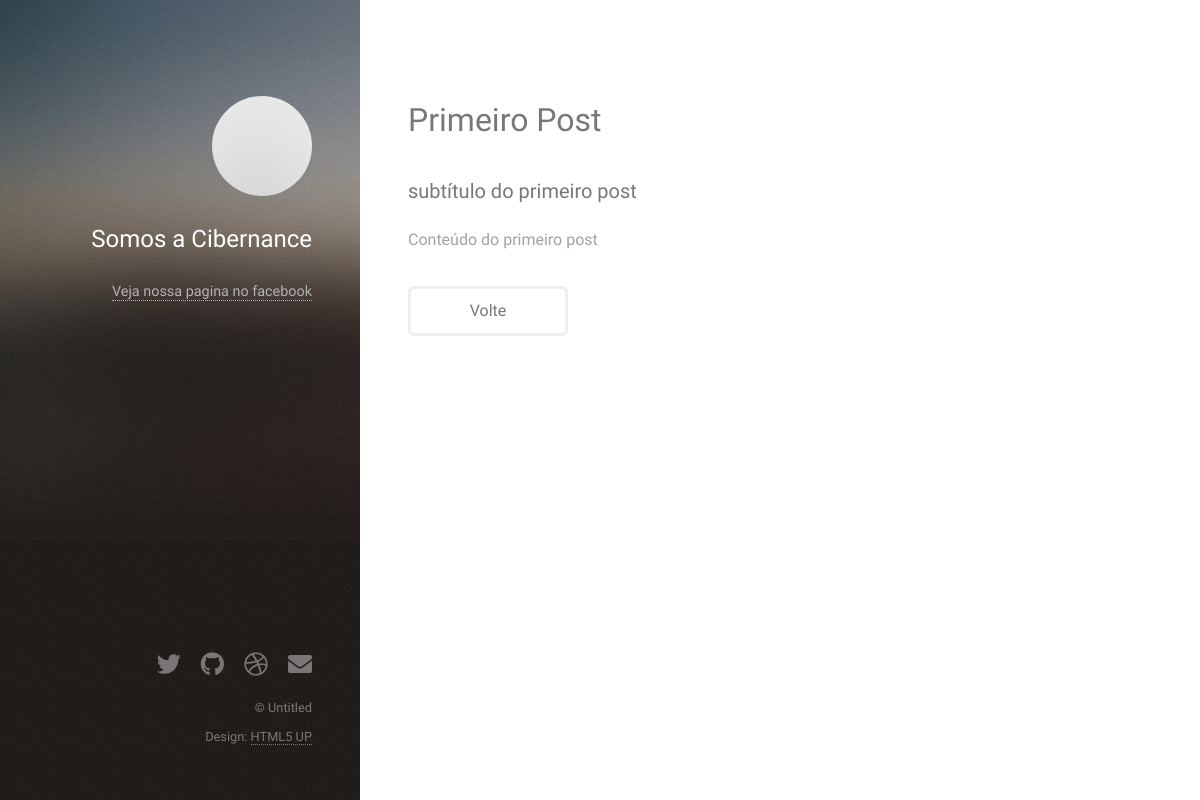
The page /blog/post/1/ on the database as committed earlier.
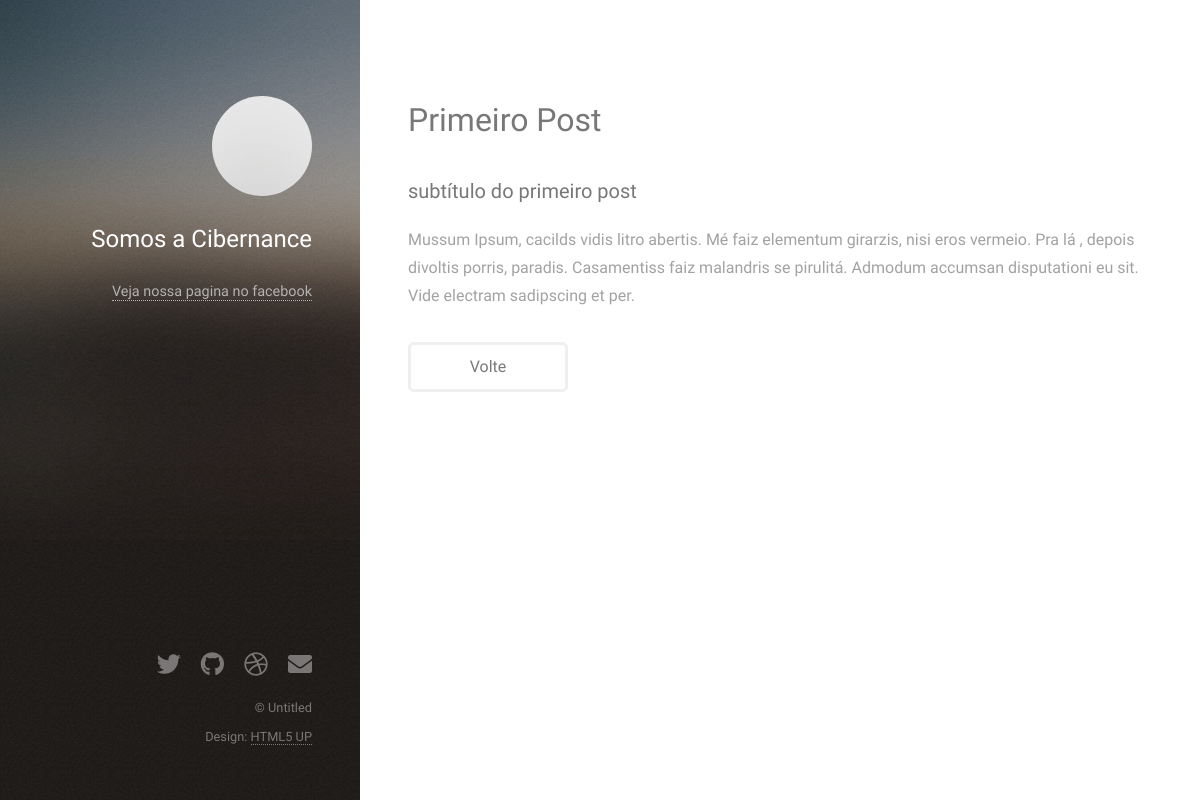
The same page on the database as committed later.
### website/models.py (models this page shows, shortened)
class Post(models.Model):
    title     = models.CharField(max_length=100)
    sub_title = models.CharField(max_length=200)
    content   = models.TextField()
    categories= models.CharField(
        max_length = 2,
        choices    = Categorias.choices,
        default    = Categorias.GR
    )
    deleted   = models.BooleanField(default=True)
    def full_name(self):
        return self.title + self.sub_title
    full_name.admin_order_field = 'title'

### website/views.py (the view)
# urls.py: path('post/<int:id>/', post_detail, name='post_detail'),
def post_detail(request, id):
    post = Post.objects.get(id=id)
    return render(request, 'post_detail.html', {'post': post})

### website/Templates/post_detail.html (shortened to what this page needs)
{% load static %}
<!DOCTYPE HTML>
<html lang="pt-BR">
	<head>
		<link rel="stylesheet" href="{% static 'assets/css/main.css' %}" />
	</head>
	<body class="is-preload">
			<header id="header">
				<div class="inner">
					<a href="#" class="image avatar"><img src="{% static 'images/avatar.jpg' %}" alt="" /></a>
					<h2><strong>Somos a Cibernance</strong></h2>
					<h5><a href="https://bit.ly/3lgeDND"><p>
						Veja nossa pagina no facebook
					</a></h5>
				</div>
			</header>
			<div id="main">
					<section id="one">
						<header class="major">
							<h2>{{ post.title }}</h2>
                                                        <h3>{{ post.sub_title }}</h3>
						</header>
						<p>{{ post.content }}</p>
						<ul class="actions">
							<li><a href="{% url 'home_blog' %}" class="button">Volte</a></li>
						</ul>
					</section>
			</div>
			<footer id="footer">
				<div class="inner">
					<ul class="icons">
						<li><a href="#" class="icon brands fa-twitter"><span class="label">Twitter</span></a></li>
						<li><a href="#" class="icon brands fa-github"><span class="label">Github</span></a></li>
						<li><a href="#" class="icon brands fa-dribbble"><span class="label">Dribbble</span></a></li>
						<li><a href="#" class="icon solid fa-envelope"><span class="label">Email</span></a></li>
					</ul>
					<ul class="copyright">
						<li>&copy; Untitled</li><li>Design: <a href="http://html5up.net">HTML5 UP</a></li>
					</ul>
				</div>
			</footer>
	</body>
</html>

Rows that differ between the two databases and show on the page:
changed Post "Primeiro Post": content "Conteúdo do primeiro post" → "Mussum Ipsum, cacilds vidis litro abertis. Mé faiz elementum girarzis, nisi eros vermeio. Pra lá , depois divoltis porris, paradis. Casamentiss faiz malandris se pirulitá. Admodum accumsan disputationi eu sit. Vide electram sadipscing et per."
